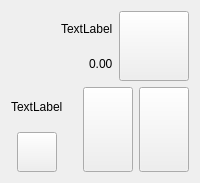
              <widget class="QWidget" name="player8" native="true">
               <property name="maximumSize">
                <size>
                 <width>200</width>
                 <height>16777215</height>
                </size>
               </property>
               <layout class="QHBoxLayout" name="horizontalLayout_22">
                <item>
                 <layout class="QVBoxLayout" name="verticalLayout_40">
                  <item>
                   <layout class="QHBoxLayout" name="horizontalLayout_41">
                    <item>
                     <layout class="QVBoxLayout" name="verticalLayout_41">
                      <property name="spacing">
                       <number>0</number>
                      </property>
                      <item>
                       <layout class="QHBoxLayout" name="horizontalLayout_54">
                        <item>
                         <spacer name="horizontalSpacer_58">
                          <property name="orientation">
                           <enum>Qt::Horizontal</enum>
                          </property>
                          <property name="sizeHint" stdset="0">
                           <size>
                            <width>40</width>
                            <height>20</height>
                           </size>
                          </property>
                         </spacer>
                        </item>
                        <item>
                         <widget class="QLabel" name="player7_name">
                          <property name="text">
                           <string>TextLabel</string>
                          </property>
                         </widget>
                        </item>
                       </layout>
                      </item>
                      <item>
                       <layout class="QHBoxLayout" name="horizontalLayout_55">
                        <item>
                         <spacer name="horizontalSpacer_60">
                          <property name="orientation">
                           <enum>Qt::Horizontal</enum>
                          </property>
                          <property name="sizeHint" stdset="0">
                           <size>
                            <width>40</width>
                            <height>20</height>
                           </size>
                          </property>
                         </spacer>
                        </item>
                        <item>
                         <widget class="QLabel" name="player7_money_available">
                          <property name="text">
                           <string>0.00</string>
                          </property>
                         </widget>
                        </item>
                       </layout>
                      </item>
                     </layout>
                    </item>
                    <item>
                     <widget class="QPushButton" name="player7_icon">
                      <property name="minimumSize">
                       <size>
                        <width>70</width>
                        <height>70</height>
                       </size>
                      </property>
                      <property name="maximumSize">
                       <size>
                        <width>70</width>
                        <height>70</height>
                       </size>
                      </property>
                      <property name="text">
                       <string/>
                      </property>
                      <property name="iconSize">
                       <size>
                        <width>70</width>
                        <height>70</height>
                       </size>
                      </property>
                     </widget>
                    </item>
                   </layout>
                  </item>
                  <item>
                   <layout class="QHBoxLayout" name="horizontalLayout_27">
                    <item>
                     <layout class="QVBoxLayout" name="verticalLayout_39">
                      <item>
                       <layout class="QHBoxLayout" name="horizontalLayout_74">
                        <item>
                         <widget class="QLabel" name="player7_action">
                          <property name="text">
                           <string>TextLabel</string>
                          </property>
                         </widget>
                        </item>
                       </layout>
                      </item>
                      <item>
                       <layout class="QHBoxLayout" name="horizontalLayout_75">
                        <item>
                         <widget class="QPushButton" name="player7_dealer">
                          <property name="minimumSize">
                           <size>
                            <width>40</width>
                            <height>40</height>
                           </size>
                          </property>
                          <property name="maximumSize">
                           <size>
                            <width>40</width>
                            <height>40</height>
                           </size>
                          </property>
                          <property name="text">
                           <string/>
                          </property>
                          <property name="iconSize">
                           <size>
                            <width>40</width>
                            <height>40</height>
                           </size>
                          </property>
                         </widget>
                        </item>
                       </layout>
                      </item>
                     </layout>
                    </item>
                    <item>
                     <spacer name="horizontalSpacer_62">
                      <property name="orientation">
                       <enum>Qt::Horizontal</enum>
                      </property>
                      <property name="sizeHint" stdset="0">
                       <size>
                        <width>40</width>
                        <height>20</height>
                       </size>
                      </property>
                     </spacer>
                    </item>
                    <item>
                     <widget class="QPushButton" name="player7_card1">
                      <property name="minimumSize">
                       <size>
                        <width>50</width>
                        <height>85</height>
                       </size>
                      </property>
                      <property name="text">
                       <string/>
                      </property>
                      <property name="iconSize">
                       <size>
                        <width>50</width>
                        <height>85</height>
                       </size>
                      </property>
                     </widget>
                    </item>
                    <item>
                     <widget class="QPushButton" name="player7_card2">
                      <property name="minimumSize">
                       <size>
                        <width>50</width>
                        <height>85</height>
                       </size>
                      </property>
                      <property name="text">
                       <string/>
                      </property>
                      <property name="iconSize">
                       <size>
                        <width>50</width>
                        <height>85</height>
                       </size>
                      </property>
                     </widget>
                    </item>
                   </layout>
                  </item>
                 </layout>
                </item>
               </layout>
              </widget>
